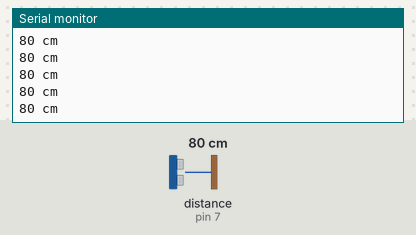
This sketch was run on a simulated Arduino Leonardo, built with avr-gcc and run on an emulated ATmega32U4. Parts: the last lines printed to the serial monitor. The test bench sets the inputs (shaded band); at power-on: distance to the obstacle (sensor on pin 7) 80 cm.

Above: at 1.2 s.
1.3 s: distance to the obstacle (sensor on pin 7) set to 2 cm
At 1.36 s:
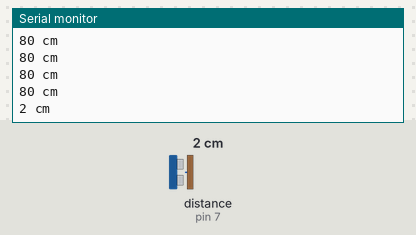
2.8 s: distance to the obstacle (sensor on pin 7) set to 4 cm
At 2.84 s:
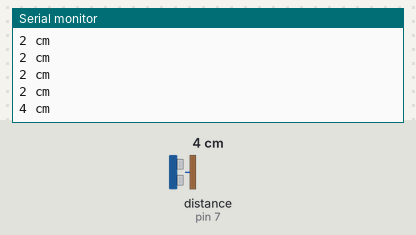
Timing chart, 0 to 5.8 s (numbered marks = the images above; inputs shaded):
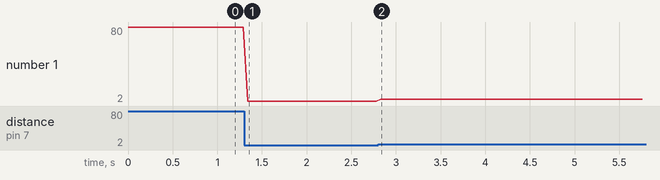

Measured:
- after the input at 1.3 s, the serial monitor: prints a new line at once (image 1)
- after the input at 2.8 s, the serial monitor: prints a new line at once (image 2)
- plotted number 1: 80 → 2 after the input at 1.3 s, 2 → 4 after the input at 2.8 s

The sketch:

MIDI-afstand_ControllerPan.ino
```cpp
#include "MIDIUSB.h"
#include "Ultrasonic.h"

Ultrasonic ultrasonic(7);//dus op D7


void setup() {
  Serial.begin(115200);
}


void loop() {
  long afstand;
  afstand = ultrasonic.MeasureInCentimeters();
  Serial.print(afstand); Serial.println(" cm");
  int stand = afstand * 2;
  controlChange(0, 10, stand);
  MidiUSB.flush();

  delay(50); //onthaasten
}

void noteOn(byte channel, byte pitch, byte velocity) {
  midiEventPacket_t noteOn = {0x09, 0x90 | channel, pitch, velocity};
  MidiUSB.sendMIDI(noteOn);
}

void noteOff(byte channel, byte pitch, byte velocity) {
  midiEventPacket_t noteOff = {0x08, 0x80 | channel, pitch, velocity};
  MidiUSB.sendMIDI(noteOff);
}

void controlChange(byte channel, byte control, byte value) {
  midiEventPacket_t event = {0x0B, 0xB0 | channel, control, value};
  MidiUSB.sendMIDI(event);
}
```
